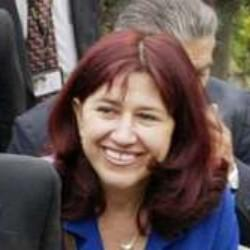
#> input picture data/single/lfw_00.jpg, 250 x 250 px, found by its file name
$ python make_small_lowres.py
#> lines starting #> are read from the running program, lines starting #| are printed output that depends on the picture
# src/make_small_lowres.py
#
# Generates data/small_lowres/ from existing curated photos by saving them at
# genuinely reduced pixel dimensions (not just visually blurred) -- simulates
# thumbnail/distant-camera resolution faces, the condition Tamer flagged as
# missing from the test image set (Aug 2026 feedback).
#
# Re-run with: python src/make_small_lowres.py

from pathlib import Path
from PIL import Image

# (source image, output filename, target size of the longest edge in pixels)
JOBS = [
    ("data/single/lfw_00.jpg", "thumb_single_lfw00.jpg", 40),
    ("data/single/lfw_03.jpg", "thumb_single_lfw03.jpg", 56),
    ("data/profile/pexels-angela-roma-7480302.jpg", "thumb_profile.jpg", 48),
    ("data/occluded/pexels-celine-3776818-11430254.jpg", "thumb_occluded.jpg", 48),
    ("data/multiple/tim-mossholder-hOF1bWoet_Q-unsplash.jpg", "thumb_multiple_01.jpg", 90),
    ("data/multiple/windows-p74ndnYWRY4-unsplash.jpg", "thumb_multiple_02.jpg", 90),
]

def main():
    out_dir = Path("data/small_lowres")
    out_dir.mkdir(parents=True, exist_ok=True)
    for src, name, longest in JOBS:
        im = Image.open(src).convert("RGB")
#> im is the input picture: PIL image 250x250 RGB; mean R, G, B 97.9, 82.1, 80.2
        w, h = im.size
#> w = 250; h = 250
        scale = longest / max(w, h)
#> scale = 0.16
        new_size = (max(1, round(w * scale)), max(1, round(h * scale)))
#> new_size = (40, 40)
        im.resize(new_size, Image.LANCZOS).save(out_dir / name, quality=90)
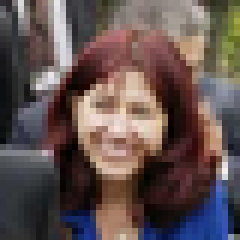
#> saved as thumb_single_lfw00.jpg: PIL image 40x40 RGB (shown 6 times larger); mean R, G, B 97.9, 82.1, 80.3
        print(f"{src} {w}x{h} -> {out_dir/name} {new_size[0]}x{new_size[1]}")
#| data/single/lfw_00.jpg 250x250 -> data/small_lowres/thumb_single_lfw00.jpg 40x40
#> pass 2 of the loop in main, `for src, name, longest in JOBS:`:
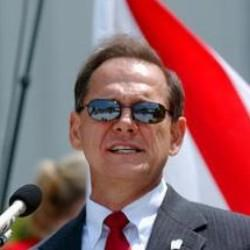
#> input picture data/single/lfw_03.jpg, 250 x 250 px, found by its file name
#> in main, im is the input picture: PIL image 250x250 RGB; mean R, G, B 144, 102.3, 106.5
#> in main, `im.resize(new_size, Image.LANCZOS).save(out_dir / name, quality=90)`:
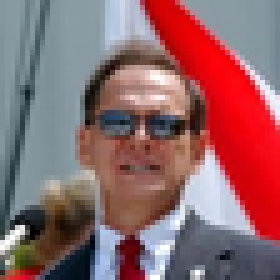
#> saved as thumb_single_lfw03.jpg: PIL image 56x56 RGB (shown 5 times larger); mean R, G, B 144, 102.3, 106.5
#| data/single/lfw_03.jpg 250x250 -> data/small_lowres/thumb_single_lfw03.jpg 56x56
#> pass 3 of the loop in main, `for src, name, longest in JOBS:`:
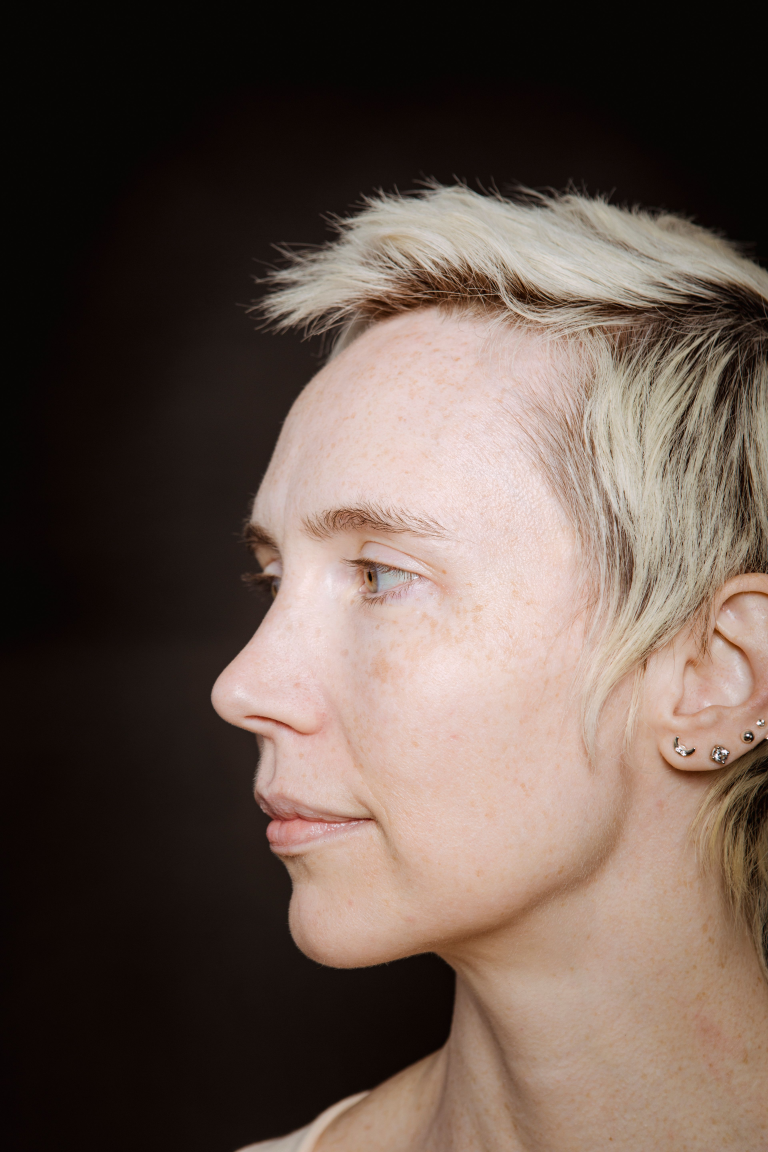
#> input picture data/profile/pexels-angela-roma-7480302.jpg, 3840 x 5760 px, found by its file name (shown at 1/5 size)
#> in main, im is the input picture: PIL image 3840x5760 RGB; mean R, G, B 101.2, 85.1, 76.4
#> in main, `im.resize(new_size, Image.LANCZOS).save(out_dir / name, quality=90)`:
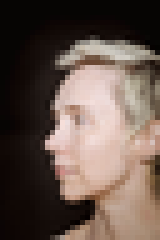
#> saved as thumb_profile.jpg: PIL image 32x48 RGB (shown 5 times larger); mean R, G, B 101.1, 85, 76.3
#| data/profile/pexels-angela-roma-7480302.jpg 3840x5760 -> data/small_lowres/thumb_profile.jpg 32x48
#> the loop made 4 passes; the first 3 are shown

if __name__ == "__main__":
#> (the run stopped early here; a loop or call above may not have finished)
